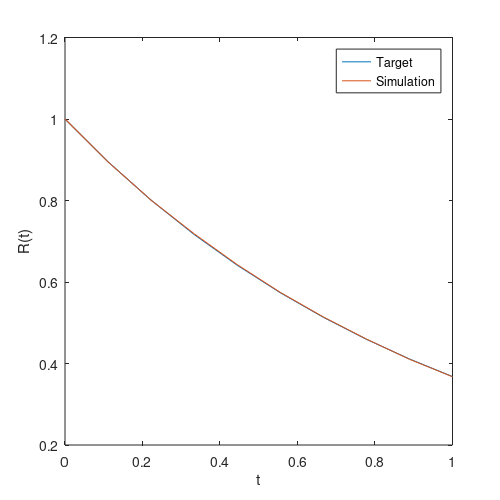

Recreate this plot in MATLAB.
% UQ
% HW# 1

clc; clear all; close all;


% % Q1
% syms tau w t
% assume(w,'real')
% 
% % R_gg = exp(abs(-tau));
% R_gg = exp(-tau);
% 
% % Eq. 1 from Random Process Simulation tutorial
% S_gg = 1/pi * int(R_gg*cos(w*tau),tau,0,inf);
% 
% 
% N = 500;
% wu = 8*pi;
% dw = wu/N;
% 
% k = 0:1:N-1;
% wk = k*dw;
% 
% w = wk;
% A = sqrt(2*eval(S_gg)*dw);
% 
% % phase angle
% phi = (2*pi) * rand(1,N);
% 
% % gsum = 0;
% % % Eq. 3 from Random Process Simulation tutorial
% % for i=1:N    
% %     gsum = gsum + A(i)*cos(w(i)*t+phi(i));
% % end
% % g = sqrt(2)*gsum;
% 
% 
% % Autocorrelation function of the simulated stochastic process f(t)
% gsum = 0;
% % Eq. 52 from Shinozuka and Deodatis 1991
% for i=1:N    
%     gsum = gsum + A(i)*A(i)*cos(w(i)*t);
% end
% g = gsum;
% 
%  
% 
% % Time step condition
% % dt <= 2*pi/(2*wu) 
% 
% 
% % PLOT
% tau = linspace(0,1,50);
% t = linspace(0,1,50);
% plot(tau,eval(R_gg),t,eval(g),'+')
% xlabel('t');
% ylabel('R(t)');
% legend('Target','Simulation');
% 



% Q5
% syms tau w ws t
% assume(w,'real')
% 
% 
% % R_gg = exp(abs(-tau));
% R_gg = exp(-tau);
% 
% 
% n=9;
% % 
% % 
% % lam = 2/(1+w^2)
% % f = cos(w*t)/sqrt(1+sin(2*w)/2/w)
% % 
% % lam = 2/(1+ws^2)
% % f = sin(ws*t)/sqrt(1-sin(2*ws)/2/ws)
% 
% 
% eq1=w*tan(w)-1==0;
% eq2=w+tan(w)==0;
% sol=solve([eq1,eq2],w)
% sol.w
% % 
% % % zeta
% % zet = randn(1,n);
% % 
% % A = sqrt(lam)*eval(f)*zet;




% Q.5

% 
N=10;
tau = linspace(0,1,N);
rxx =  exp(-abs(-tau));
rr = toeplitz(rxx);
[Psi,D] = eigs(rr,N,'lm');
[lambda,idx] = sort(diag(D),'descend');

Psi = Psi(:,idx);
nn = 10;
n1=100000;
Z = randn(nn,n1);
L = diag( sqrt(lambda(1:nn)) );
X = Psi(:,1:nn)*(L*Z);

% points = linspace(0,1,20)';
R = corr( X' );  % covariance at discrete locations
t = linspace(0,1,N);
plot(tau,rxx)
hold on, plot(t,R(:,1))
xlabel('t');
ylabel('R(t)');
legend('Target','Simulation');
set(gcf, 'PaperPosition', [0 0 5 5]); %Position plot at left hand corner with width 5 and height 5.
set(gcf, 'PaperSize', [5 5]); %Set the paper to have width 5 and height 5.
saveas(gcf, 'KL', 'pdf') %Save figure

% 
% K = @(s,t) exp(-abs(s-t));
% N = 30;
% F = chebop(@(u) fred(K, u));
% [Psi,Lambda] = eigs(F,N,'lm');
% Psi = chebfun(Psi);
% [lambda,idx] = sort(diag(Lambda),'descend');
% Psi = Psi(:,idx);
% 
% % The truncation of the Mercer sum does lead to an underestimate of the 
% % values of the kernel K(s,t). For our example, we should get K(s,s)=1
% % Psi(0,:)*diag(lambda)*Psi(0,:)'
% 
% 
% nn = 10;
% Z = randn(nn,400);
% L = diag( sqrt(lambda(1:nn)) );
% X = Psi(:,1:nn)*(L*Z);
% 
% points = linspace(0,1,N)';
% C = corr( X(points,:)' );  % covariance at discrete locations
% 
% % Plot
% tau = linspace(0,1,N);
% Rgg = exp(-(abs(-tau)));
% plot(tau,Rgg,tau,C(:,1))
% xlabel('t');
% ylabel('R(t)');
% legend('Target','Simulation');
% 
